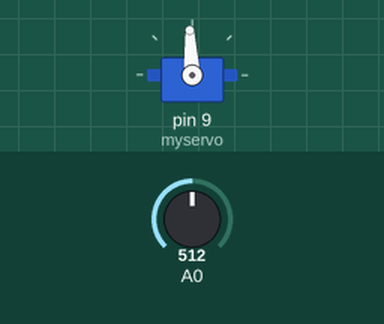
Bench run of a sketch on a simulated Arduino Uno, built with avr-gcc and run on an emulated ATmega328P. On the bench: servo. Inputs (shaded band) come from the test bench; at power-on: A0 = 512.

Above: at 1.2 s.
1.3 s: A0 set to 716
At 2.4 s:
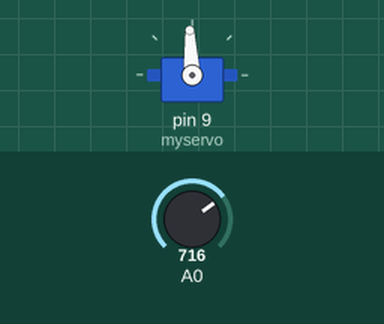
2.9 s: A0 set to 511
At 2.91 s:
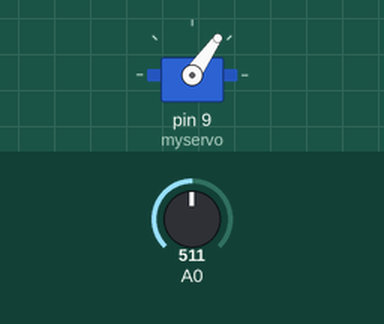
Timing chart, 0 to 5.9 s (numbered marks = the images above; inputs shaded):
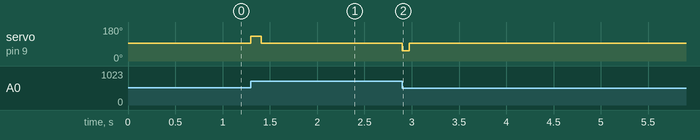

Measured:
- after the input at 1.3 s, servo on pin 9 (myservo): 93° → 130° at once, → 93° 0.11 s later
- after the input at 2.9 s, servo on pin 9 (myservo): 93° → 55° at once, → 93° 0.07 s later

The sketch:

Continuous_Servo_Final.ino
```cpp
int potDgr = 180;
int valPerCycl = 7;
int del=36;

int mpos, ppos, diff;
#include <Servo.h>
Servo myservo;

void setup() {
  myservo.attach(9);
  mpos = map(analogRead(0), 0, 1023, 0, potDgr);  }

void loop() {
  ppos = map(analogRead(0), 0, 1023, 0, potDgr);
  diff = mpos - ppos;
  if (abs(diff) < 15) {
    myservo.write(93);
  }
  else if (diff < 0) // pot > motor
  {
     myservo.write(130);
    delay(del);
     mpos=mpos+valPerCycl;
  }
  else if (diff > 0)
  {
    myservo.write(55);
    delay(del);
    mpos=mpos-valPerCycl;
  }
}
```
